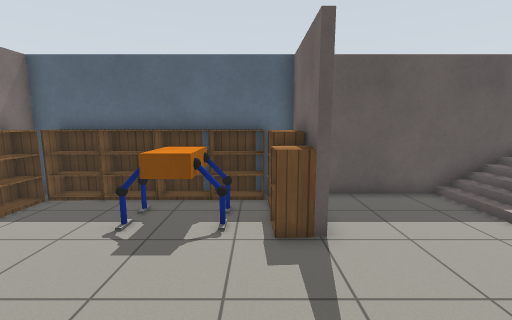
[1] (above)

19 first-person views from a walk through a world built for the Gazebo simulator. The camera is 1.3 m above the floor, tilts 8° down and sees 90° across. The floor is counted in squares, 0.5 m on a side. Each view is taken from the middle of a square. On the plan, view 1 faces up. The plan holds only what a view shows up to about 18 squares ahead; the rest is blank. The place goes on beyond the plan. The robots in the file are not drawn. Gazebo's built-in surfaces are drawn with simple patterns.

[2]
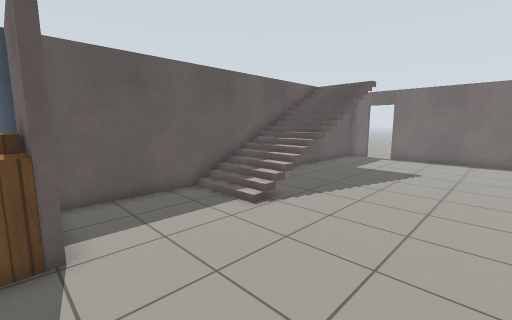

[3]
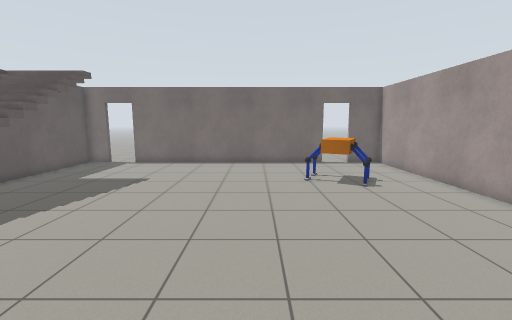

[4]
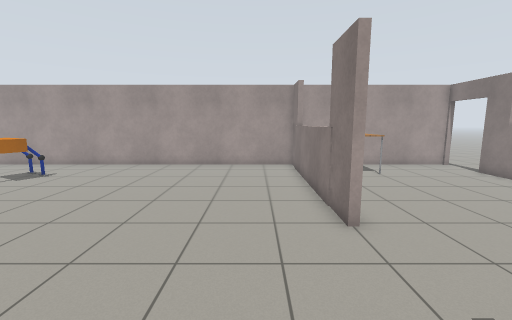

[5]
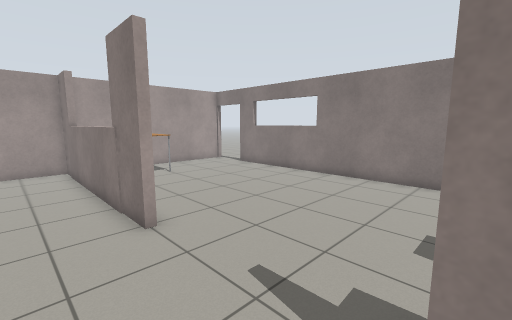

[6]
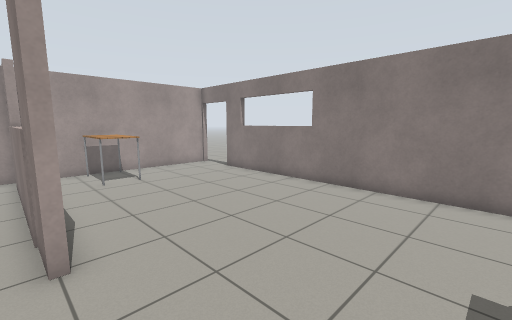

[7]
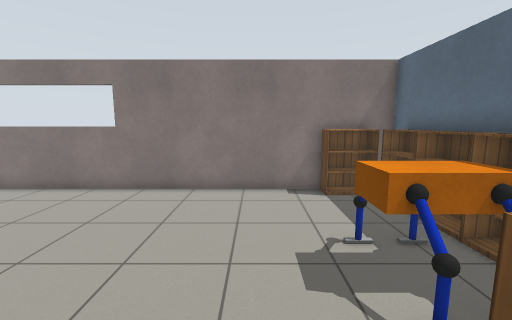

[8]
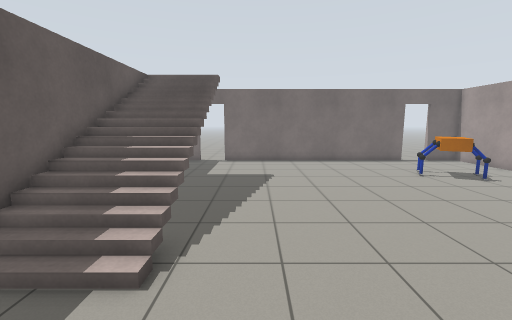

[9]
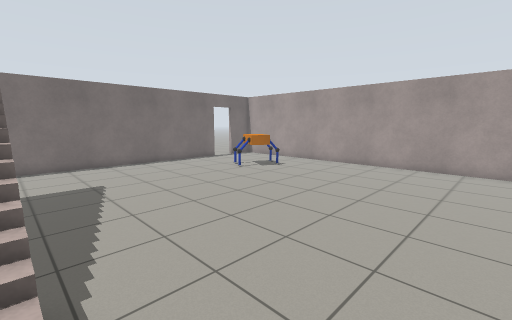

[10]
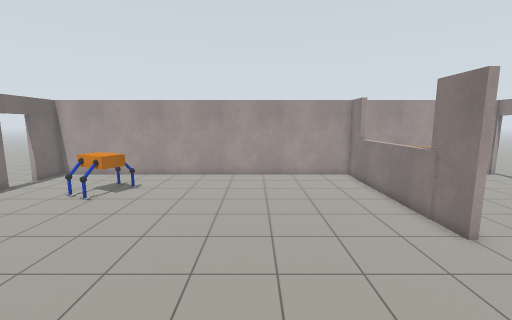

[11]
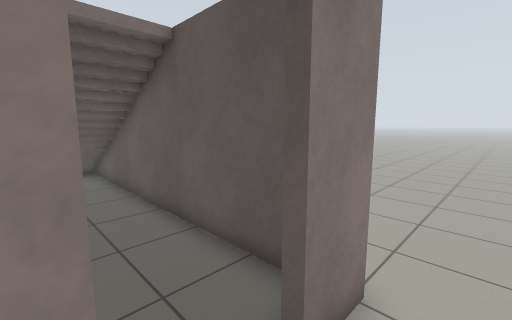

[12]
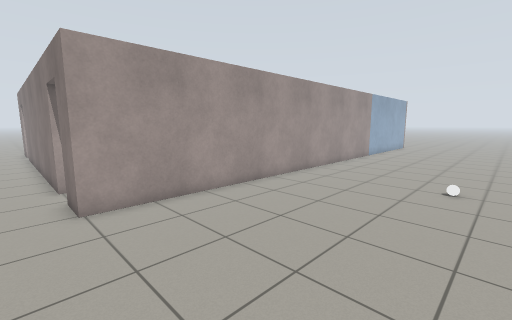

[13]
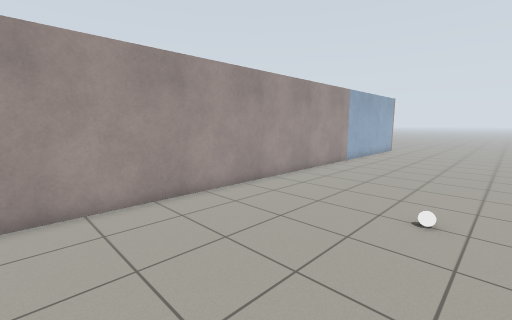

[14]
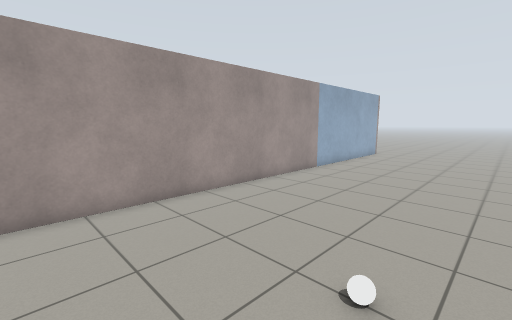

[15]
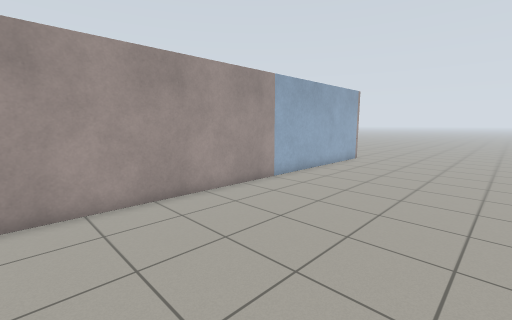

[16]
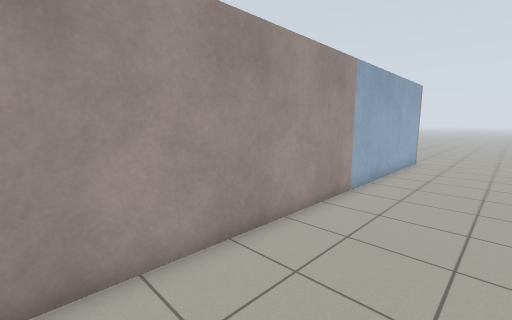

[17]
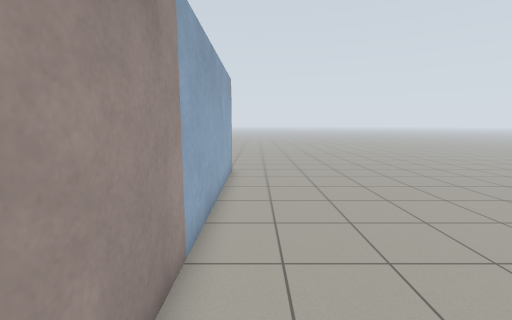

[18]
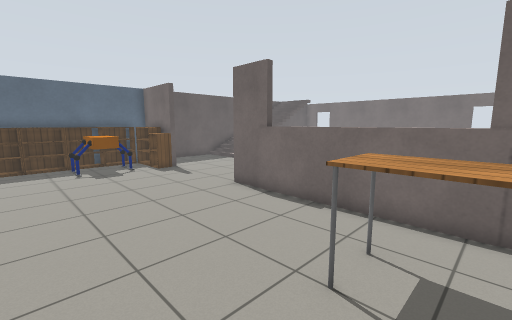

[19]
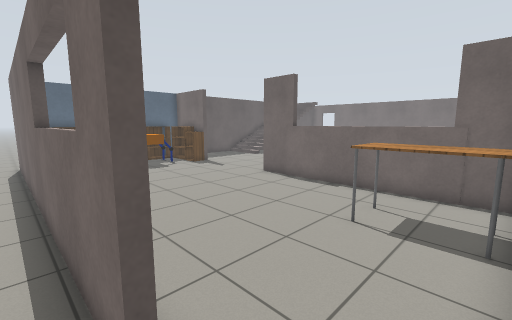

### Floor plan
Points are (right, up) in squares from view 1. A wall is a line through its corners. A room is listed if a view was taken in it or the views show most of it. See-through windows are left out.
Room 1 (views 1, 2, 3, 4, 5, 6, 7, 8, 9, 10, 12, 13, 14, 15, 16, 17, 18)
walls: (1.3, 8.4) (1.3, 9.3) (0.4, 9.3); (0.5, 9.7) (21.7, 9.7) (21.7, 8.1); (1.8, -2.3) (1.2, -2.3); (21.4, 8.1) (21.4, 9.3) (2, 9.3); (1.2, -8.6) (1.8, -8.6); (-8.3, 6.5) (-8.3, 9.7) (-7.4, 9.7); (-8.1, 9.3) (-8.1, -7.8); (-0.5, -10.4) (1.3, -10.4) (1.3, -0.2) (1.6, -0.2) (1.6, -10.4) (21.4, -10.4) (21.4, -8.3); (21.4, -6.6) (21.4, 6.2); (-8.4, -10.4) (-2.4, -10.4)
ways out: opening at (23, 9) to room 2; open door at (21.5, 7.5) to room 2; opening at (-9, 6) to room 3; open door at (-8, -9) to room 3; open door at (21.5, -7.5) to room 3
objects: bookshelf (-8, 7) to (-7, 8); bookshelf (-7, 9) to (-6, 9); bookshelf (-5, 9) to (-4, 9); other object (-3, 6) to (-1, 8); bookshelf (-3, 9) to (-2, 9); table (-2, -10) to (-1, -7); bookshelf (-1, 9) to (0, 9); cabinet (1, 6); bookshelf (1, 7) to (1, 8); grey box (8, 6); grey box (9, 6); grey box (10, 6); grey box (11, 6); white ball (11, 17); grey box (12, 6); grey box (13, 6); grey box (14, 6); other object (15, -7) to (17, -5)
Room 2 (view 11)
walls: (21.7, 6.3) (21.7, -6.4)
ways out: opening at (23, 9) to room 1; open door at (21.5, 7.5) to room 1
Room 3 (view 19)
walls: (-8.3, -7.8) (-8.3, 6.5)
ways out: opening at (-9, 6) to room 1; open door at (-8, -9) to room 1; open door at (21.5, -7.5) to room 1

Positions as (right, up) in squares from view 1, and headings:
1: (0, 0), facing up
2: (1, 0), facing up-right
3: (4, -2), facing right
4: (4, 6), facing down
5: (4, 6), facing down-left
6: (2, 5), facing down-left
7: (2, 4), facing left
8: (3, 4), facing right
9: (4, 6), facing down-right
10: (8, 7), facing down
11: (23, 6), facing up-left
12: (23, 18), facing down-left
13: (19, 18), facing down-left
14: (15, 18), facing down-left
15: (11, 18), facing down-left
16: (11, 14), facing down-left
17: (6, 11), facing left
18: (-6, -9), facing up-right
19: (-9, -10), facing up-right
